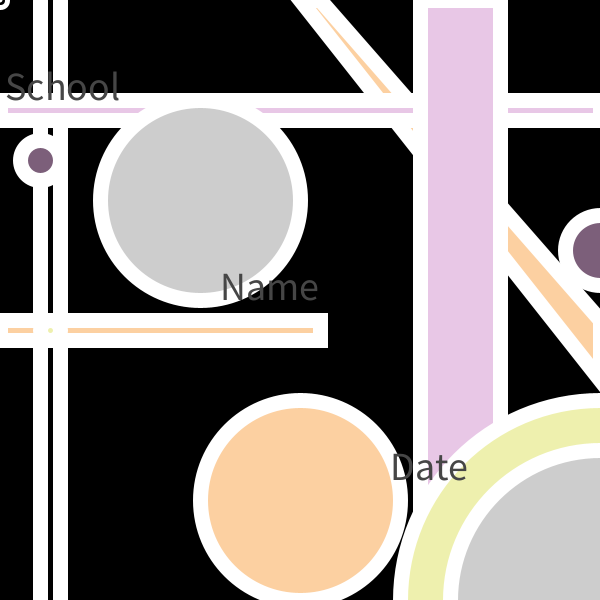
Frame 1 (no input)
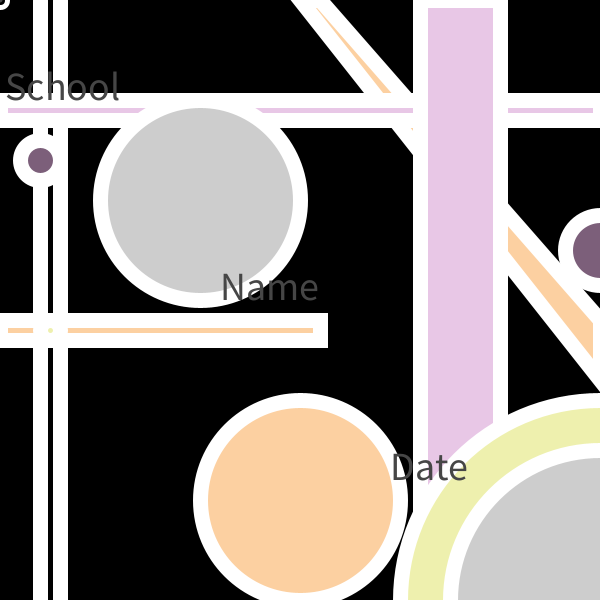
Frame 60 (the mouse pressed at the canvas centre just before this capture)
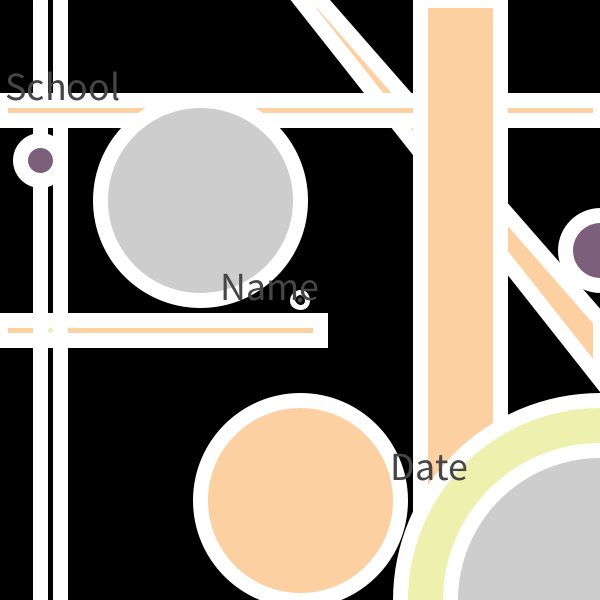
Frame 120 (the mouse held since frame 60 and released just before this capture)

The Processing sketch that drew these frames (run headless with seeded random() and noise(); from frame 60 on, the mouse is pressed at the canvas centre):

// Processing sketch: processing_14500
// ── processing_14500.pde

int x;int dir=20;  int a = 600;  

int b = 250;   

int radius = 70; 
void setup(){  
  size(600,600); noStroke();  strokeWeight(15) ;
  x = width/2;

stroke(0,120);
smooth();
  noStroke();
  noStroke();
  fill(255);
}
void draw(){
  background(0);
stroke(255);
  


ellipse(mouseX,mouseY,5,5);
println("X;"+mouseX+"Y;"+ mouseY);
  if ((mouseX >120) && (mouseX <300)&&
  (mouseY > 120) && (mouseY < 300)) {
    fill(175,210,214);
  }else{fill(252,208,161);
  }
  ellipse(300,500,200,200);quad(300,0,320,0,600,320,600,380);
  
  line(40,0,40,600);line(60,0,60,600);rect(0,320,320,20);
   if (mousePressed == true) {
    if(mouseButton == LEFT) fill(75,75,64);  
  else if (mouseButton == RIGHT) 
      fill(183,183,179); 
 } else {
    fill(232,199,230);
 }rect(0,100,600,20);
rect(420,0,80,600);

fill(124,95,122);
ellipse(40,160,40,40);
fill(238,240,174);
ellipse(50,330,20,20);




ellipse(600,600,400,400);fill(205);
ellipse(600,600,300,300); 

ellipse(200,200,200,200);

 //ellipse+++    

float check = dist(a,b,mouseX, mouseY);  

if(check < radius){  

 fill(238,240,174);  

   radius++;  

}else{ fill(124,95,122);}  

ellipse(a,b,radius,radius);  

// moving ellipse  

float ma = constrain(mouseX,240,231);  

float mb = constrain(mouseY,255,285);

textSize(40);  

  fill(70);  

  text("School",5,100);  

  text("Name",220,300);  

  text("Date",390,480);  

  if (keyPressed) {  textSize(10); 

    if( (key == 'S') || (key == 's')) {  
      

      text(":Konkuk",130,100);  

    }  

    if ((key == 'N') || (key == 'n')) {  

      text(":Li Yiran",330,300);  

    }  

    if ((key == 'D') || (key == 'd')) {  

      text(":Oct 27. 2010",480,480);  

    } 
  }

 
}
